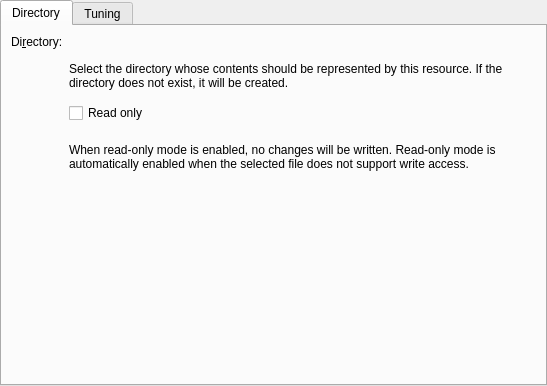
<?xml version="1.0" encoding="UTF-8"?>
<ui version="4.0">
 <class>IcalDirsAgentSettingsWidget</class>
 <widget class="QWidget" name="IcalDirsAgentSettingsWidget">
  <property name="geometry">
   <rect>
    <x>0</x>
    <y>0</y>
    <width>547</width>
    <height>386</height>
   </rect>
  </property>
  <layout class="QVBoxLayout" name="verticalLayout">
   <property name="leftMargin">
    <number>0</number>
   </property>
   <property name="topMargin">
    <number>0</number>
   </property>
   <property name="rightMargin">
    <number>0</number>
   </property>
   <property name="bottomMargin">
    <number>0</number>
   </property>
   <item>
    <widget class="QTabWidget" name="ktabwidget">
     <property name="currentIndex">
      <number>0</number>
     </property>
     <widget class="QWidget" name="tab">
      <attribute name="title">
       <string>Directory</string>
      </attribute>
      <layout class="QFormLayout" name="verticalLayout_4">
       <item row="0" column="0">
        <widget class="QLabel" name="label">
         <property name="text">
          <string>Di&amp;rectory:</string>
         </property>
         <property name="buddy">
          <cstring>kcfg_Path</cstring>
         </property>
        </widget>
       </item>
       <item row="0" column="1">
        <widget class="KUrlRequester" name="kcfg_Path"/>
       </item>
       <item row="1" column="1">
        <widget class="QLabel" name="pathLabel">
         <property name="sizePolicy">
          <sizepolicy hsizetype="Expanding" vsizetype="Preferred">
           <horstretch>0</horstretch>
           <verstretch>0</verstretch>
          </sizepolicy>
         </property>
         <property name="text">
          <string>Select the directory whose contents should be represented by this resource. If the directory does not exist, it will be created.</string>
         </property>
         <property name="wordWrap">
          <bool>true</bool>
         </property>
        </widget>
       </item>
       <item row="2" column="1">
        <widget class="QCheckBox" name="kcfg_ReadOnly">
         <property name="text">
          <string>Read only</string>
         </property>
        </widget>
       </item>
       <item row="3" column="1">
        <widget class="QLabel" name="readOnlyLabel">
         <property name="sizePolicy">
          <sizepolicy hsizetype="Expanding" vsizetype="Preferred">
           <horstretch>0</horstretch>
           <verstretch>0</verstretch>
          </sizepolicy>
         </property>
         <property name="visible">
          <bool>true</bool>
         </property>
         <property name="text">
          <string>When read-only mode is enabled, no changes will be written. Read-only mode is automatically enabled when the selected file does not support write access.</string>
         </property>
         <property name="wordWrap">
          <bool>true</bool>
         </property>
        </widget>
       </item>
       <item row="4" column="1">
        <spacer name="verticalSpacer">
         <property name="orientation">
          <enum>Qt::Vertical</enum>
         </property>
         <property name="sizeHint" stdset="0">
          <size>
           <width>20</width>
           <height>4</height>
          </size>
         </property>
        </spacer>
       </item>
      </layout>
     </widget>
     <widget class="QWidget" name="tab_2">
      <attribute name="title">
       <string>Tuning</string>
      </attribute>
      <layout class="QFormLayout" name="verticalLayout_5">
       <item row="0" column="0" colspan="2">
        <widget class="QLabel" name="runingLabel">
         <property name="text">
          <string>The options on this page allow you to change parameters that balance data safety and consistency against performance. In general you should be careful with changing anything here, the defaults are good enough in most cases.</string>
         </property>
         <property name="wordWrap">
          <bool>true</bool>
         </property>
        </widget>
       </item>
       <item row="1" column="0">
        <widget class="QLabel" name="autosaveLabel">
         <property name="text">
          <string>Autosave delay:</string>
         </property>
         <property name="buddy">
          <cstring>kcfg_Path</cstring>
         </property>
        </widget>
       </item>
       <item row="1" column="1">
        <widget class="KPluralHandlingSpinBox" name="kcfg_AutosaveInterval">
         <property name="minimum">
          <number>0</number>
         </property>
         <property name="value">
          <number>1</number>
         </property>
        </widget>
       </item>
       <item row="2" column="1">
        <spacer name="verticalSpacer_2">
         <property name="orientation">
          <enum>Qt::Vertical</enum>
         </property>
         <property name="sizeHint" stdset="0">
          <size>
           <width>20</width>
           <height>138</height>
          </size>
         </property>
        </spacer>
       </item>
      </layout>
     </widget>
    </widget>
   </item>
  </layout>
 </widget>
 <customwidgets>
  <customwidget>
   <class>KUrlRequester</class>
   <extends>QWidget</extends>
   <header>kurlrequester.h</header>
   <container>1</container>
  </customwidget>
  <customwidget>
   <class>KPluralHandlingSpinBox</class>
   <extends>QSpinBox</extends>
   <header>kpluralhandlingspinbox.h</header>
  </customwidget>
 </customwidgets>
 <resources/>
 <connections>
  <connection>
   <sender>kcfg_ReadOnly</sender>
   <signal>toggled(bool)</signal>
   <receiver>kcfg_AutosaveInterval</receiver>
   <slot>setDisabled(bool)</slot>
   <hints>
    <hint type="sourcelabel">
     <x>273</x>
     <y>205</y>
    </hint>
    <hint type="destinationlabel">
     <x>157</x>
     <y>101</y>
    </hint>
   </hints>
  </connection>
  <connection>
   <sender>kcfg_ReadOnly</sender>
   <signal>toggled(bool)</signal>
   <receiver>autosaveLabel</receiver>
   <slot>setDisabled(bool)</slot>
   <hints>
    <hint type="sourcelabel">
     <x>273</x>
     <y>205</y>
    </hint>
    <hint type="destinationlabel">
     <x>56</x>
     <y>101</y>
    </hint>
   </hints>
  </connection>
 </connections>
</ui>
